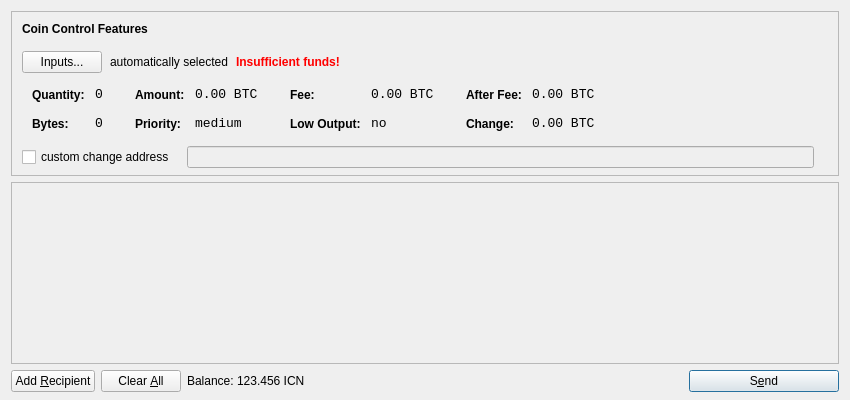
<?xml version="1.0" encoding="UTF-8"?>
<ui version="4.0">
 <class>SendCoinsDialog</class>
 <widget class="QDialog" name="SendCoinsDialog">
  <property name="geometry">
   <rect>
    <x>0</x>
    <y>0</y>
    <width>850</width>
    <height>400</height>
   </rect>
  </property>
  <property name="windowTitle">
   <string>Send Coins</string>
  </property>
  <layout class="QVBoxLayout" name="verticalLayout" stretch="0,1,0">
   <property name="bottomMargin">
    <number>8</number>
   </property>
   <item>
    <widget class="QFrame" name="frameCoinControl">
     <property name="sizePolicy">
      <sizepolicy hsizetype="Expanding" vsizetype="Expanding">
       <horstretch>0</horstretch>
       <verstretch>0</verstretch>
      </sizepolicy>
     </property>
     <property name="maximumSize">
      <size>
       <width>16777215</width>
       <height>16777215</height>
      </size>
     </property>
     <property name="frameShape">
      <enum>QFrame::StyledPanel</enum>
     </property>
     <property name="frameShadow">
      <enum>QFrame::Sunken</enum>
     </property>
     <layout class="QVBoxLayout" name="verticalLayoutCoinControl2">
      <property name="spacing">
       <number>-1</number>
      </property>
      <property name="leftMargin">
       <number>0</number>
      </property>
      <property name="topMargin">
       <number>0</number>
      </property>
      <property name="rightMargin">
       <number>0</number>
      </property>
      <property name="bottomMargin">
       <number>6</number>
      </property>
      <item>
       <layout class="QVBoxLayout" name="verticalLayoutCoinControl" stretch="0,0,0,0,1">
        <property name="spacing">
         <number>0</number>
        </property>
        <property name="leftMargin">
         <number>10</number>
        </property>
        <property name="topMargin">
         <number>10</number>
        </property>
        <item>
         <layout class="QHBoxLayout" name="horizontalLayoutCoinControl1">
          <property name="bottomMargin">
           <number>15</number>
          </property>
          <item>
           <widget class="QLabel" name="labelCoinControlFeatures">
            <property name="sizePolicy">
             <sizepolicy hsizetype="Preferred" vsizetype="Maximum">
              <horstretch>0</horstretch>
              <verstretch>0</verstretch>
             </sizepolicy>
            </property>
            <property name="font">
             <font>
              <weight>75</weight>
              <bold>true</bold>
             </font>
            </property>
            <property name="styleSheet">
             <string notr="true">font-weight:bold;</string>
            </property>
            <property name="text">
             <string>Coin Control Features</string>
            </property>
           </widget>
          </item>
         </layout>
        </item>
        <item>
         <layout class="QHBoxLayout" name="horizontalLayoutCoinControl2" stretch="0,0,0,0">
          <property name="spacing">
           <number>8</number>
          </property>
          <property name="bottomMargin">
           <number>10</number>
          </property>
          <item>
           <widget class="QPushButton" name="pushButtonCoinControl">
            <property name="styleSheet">
             <string notr="true"/>
            </property>
            <property name="text">
             <string>Inputs...</string>
            </property>
           </widget>
          </item>
          <item>
           <widget class="QLabel" name="labelCoinControlAutomaticallySelected">
            <property name="text">
             <string>automatically selected</string>
            </property>
            <property name="margin">
             <number>5</number>
            </property>
           </widget>
          </item>
          <item>
           <widget class="QLabel" name="labelCoinControlInsuffFunds">
            <property name="font">
             <font>
              <weight>75</weight>
              <bold>true</bold>
             </font>
            </property>
            <property name="styleSheet">
             <string notr="true">color:red;font-weight:bold;</string>
            </property>
            <property name="text">
             <string>Insufficient funds!</string>
            </property>
            <property name="margin">
             <number>5</number>
            </property>
           </widget>
          </item>
          <item>
           <spacer name="horizontalSpacerCoinControl">
            <property name="orientation">
             <enum>Qt::Horizontal</enum>
            </property>
            <property name="sizeHint" stdset="0">
             <size>
              <width>40</width>
              <height>1</height>
             </size>
            </property>
           </spacer>
          </item>
         </layout>
        </item>
        <item>
         <widget class="QWidget" name="widgetCoinControl" native="true">
          <property name="sizePolicy">
           <sizepolicy hsizetype="Preferred" vsizetype="Preferred">
            <horstretch>0</horstretch>
            <verstretch>0</verstretch>
           </sizepolicy>
          </property>
          <property name="minimumSize">
           <size>
            <width>0</width>
            <height>0</height>
           </size>
          </property>
          <property name="styleSheet">
           <string notr="true"/>
          </property>
          <layout class="QHBoxLayout" name="horizontalLayoutCoinControl5">
           <property name="margin">
            <number>0</number>
           </property>
           <item>
            <layout class="QHBoxLayout" name="horizontalLayoutCoinControl3" stretch="0,0,0,1">
             <property name="spacing">
              <number>20</number>
             </property>
             <property name="topMargin">
              <number>0</number>
             </property>
             <property name="bottomMargin">
              <number>10</number>
             </property>
             <item>
              <layout class="QFormLayout" name="formLayoutCoinControl1">
               <property name="horizontalSpacing">
                <number>10</number>
               </property>
               <property name="verticalSpacing">
                <number>14</number>
               </property>
               <property name="leftMargin">
                <number>10</number>
               </property>
               <property name="topMargin">
                <number>4</number>
               </property>
               <property name="rightMargin">
                <number>6</number>
               </property>
               <item row="0" column="0">
                <widget class="QLabel" name="labelCoinControlQuantityText">
                 <property name="styleSheet">
                  <string notr="true">font-weight:bold;</string>
                 </property>
                 <property name="text">
                  <string>Quantity:</string>
                 </property>
                 <property name="margin">
                  <number>0</number>
                 </property>
                </widget>
               </item>
               <item row="0" column="1">
                <widget class="QLabel" name="labelCoinControlQuantity">
                 <property name="font">
                  <font>
                   <family>Monospace</family>
                   <pointsize>10</pointsize>
                  </font>
                 </property>
                 <property name="cursor">
                  <cursorShape>IBeamCursor</cursorShape>
                 </property>
                 <property name="contextMenuPolicy">
                  <enum>Qt::ActionsContextMenu</enum>
                 </property>
                 <property name="text">
                  <string notr="true">0</string>
                 </property>
                 <property name="margin">
                  <number>0</number>
                 </property>
                 <property name="textInteractionFlags">
                  <set>Qt::LinksAccessibleByMouse|Qt::TextSelectableByKeyboard|Qt::TextSelectableByMouse</set>
                 </property>
                </widget>
               </item>
               <item row="1" column="0">
                <widget class="QLabel" name="labelCoinControlBytesText">
                 <property name="styleSheet">
                  <string notr="true">font-weight:bold;</string>
                 </property>
                 <property name="text">
                  <string>Bytes:</string>
                 </property>
                </widget>
               </item>
               <item row="1" column="1">
                <widget class="QLabel" name="labelCoinControlBytes">
                 <property name="font">
                  <font>
                   <family>Monospace</family>
                   <pointsize>10</pointsize>
                  </font>
                 </property>
                 <property name="cursor">
                  <cursorShape>IBeamCursor</cursorShape>
                 </property>
                 <property name="contextMenuPolicy">
                  <enum>Qt::ActionsContextMenu</enum>
                 </property>
                 <property name="text">
                  <string notr="true">0</string>
                 </property>
                 <property name="textInteractionFlags">
                  <set>Qt::LinksAccessibleByMouse|Qt::TextSelectableByKeyboard|Qt::TextSelectableByMouse</set>
                 </property>
                </widget>
               </item>
              </layout>
             </item>
             <item>
              <layout class="QFormLayout" name="formLayoutCoinControl2">
               <property name="horizontalSpacing">
                <number>10</number>
               </property>
               <property name="verticalSpacing">
                <number>14</number>
               </property>
               <property name="leftMargin">
                <number>6</number>
               </property>
               <property name="topMargin">
                <number>4</number>
               </property>
               <property name="rightMargin">
                <number>6</number>
               </property>
               <item row="0" column="0">
                <widget class="QLabel" name="labelCoinControlAmountText">
                 <property name="styleSheet">
                  <string notr="true">font-weight:bold;</string>
                 </property>
                 <property name="text">
                  <string>Amount:</string>
                 </property>
                 <property name="margin">
                  <number>0</number>
                 </property>
                </widget>
               </item>
               <item row="0" column="1">
                <widget class="QLabel" name="labelCoinControlAmount">
                 <property name="font">
                  <font>
                   <family>Monospace</family>
                   <pointsize>10</pointsize>
                  </font>
                 </property>
                 <property name="cursor">
                  <cursorShape>IBeamCursor</cursorShape>
                 </property>
                 <property name="contextMenuPolicy">
                  <enum>Qt::ActionsContextMenu</enum>
                 </property>
                 <property name="text">
                  <string notr="true">0.00 BTC</string>
                 </property>
                 <property name="textInteractionFlags">
                  <set>Qt::LinksAccessibleByMouse|Qt::TextSelectableByKeyboard|Qt::TextSelectableByMouse</set>
                 </property>
                </widget>
               </item>
               <item row="1" column="0">
                <widget class="QLabel" name="labelCoinControlPriorityText">
                 <property name="styleSheet">
                  <string notr="true">font-weight:bold;</string>
                 </property>
                 <property name="text">
                  <string>Priority:</string>
                 </property>
                </widget>
               </item>
               <item row="1" column="1">
                <widget class="QLabel" name="labelCoinControlPriority">
                 <property name="font">
                  <font>
                   <family>Monospace</family>
                   <pointsize>10</pointsize>
                  </font>
                 </property>
                 <property name="cursor">
                  <cursorShape>IBeamCursor</cursorShape>
                 </property>
                 <property name="contextMenuPolicy">
                  <enum>Qt::ActionsContextMenu</enum>
                 </property>
                 <property name="text">
                  <string>medium</string>
                 </property>
                 <property name="textInteractionFlags">
                  <set>Qt::LinksAccessibleByMouse|Qt::TextSelectableByKeyboard|Qt::TextSelectableByMouse</set>
                 </property>
                </widget>
               </item>
              </layout>
             </item>
             <item>
              <layout class="QFormLayout" name="formLayoutCoinControl3">
               <property name="horizontalSpacing">
                <number>10</number>
               </property>
               <property name="verticalSpacing">
                <number>14</number>
               </property>
               <property name="leftMargin">
                <number>6</number>
               </property>
               <property name="topMargin">
                <number>4</number>
               </property>
               <property name="rightMargin">
                <number>6</number>
               </property>
               <item row="0" column="0">
                <widget class="QLabel" name="labelCoinControlFeeText">
                 <property name="styleSheet">
                  <string notr="true">font-weight:bold;</string>
                 </property>
                 <property name="text">
                  <string>Fee:</string>
                 </property>
                 <property name="margin">
                  <number>0</number>
                 </property>
                </widget>
               </item>
               <item row="0" column="1">
                <widget class="QLabel" name="labelCoinControlFee">
                 <property name="font">
                  <font>
                   <family>Monospace</family>
                   <pointsize>10</pointsize>
                  </font>
                 </property>
                 <property name="cursor">
                  <cursorShape>IBeamCursor</cursorShape>
                 </property>
                 <property name="contextMenuPolicy">
                  <enum>Qt::ActionsContextMenu</enum>
                 </property>
                 <property name="text">
                  <string notr="true">0.00 BTC</string>
                 </property>
                 <property name="textInteractionFlags">
                  <set>Qt::LinksAccessibleByMouse|Qt::TextSelectableByKeyboard|Qt::TextSelectableByMouse</set>
                 </property>
                </widget>
               </item>
               <item row="1" column="0">
                <widget class="QLabel" name="labelCoinControlLowOutputText">
                 <property name="styleSheet">
                  <string notr="true">font-weight:bold;</string>
                 </property>
                 <property name="text">
                  <string>Low Output:</string>
                 </property>
                </widget>
               </item>
               <item row="1" column="1">
                <widget class="QLabel" name="labelCoinControlLowOutput">
                 <property name="font">
                  <font>
                   <family>Monospace</family>
                   <pointsize>10</pointsize>
                  </font>
                 </property>
                 <property name="cursor">
                  <cursorShape>IBeamCursor</cursorShape>
                 </property>
                 <property name="contextMenuPolicy">
                  <enum>Qt::ActionsContextMenu</enum>
                 </property>
                 <property name="text">
                  <string>no</string>
                 </property>
                 <property name="textInteractionFlags">
                  <set>Qt::LinksAccessibleByMouse|Qt::TextSelectableByKeyboard|Qt::TextSelectableByMouse</set>
                 </property>
                </widget>
               </item>
              </layout>
             </item>
             <item>
              <layout class="QFormLayout" name="formLayoutCoinControl4">
               <property name="horizontalSpacing">
                <number>10</number>
               </property>
               <property name="verticalSpacing">
                <number>14</number>
               </property>
               <property name="leftMargin">
                <number>6</number>
               </property>
               <property name="topMargin">
                <number>4</number>
               </property>
               <property name="rightMargin">
                <number>6</number>
               </property>
               <item row="0" column="0">
                <widget class="QLabel" name="labelCoinControlAfterFeeText">
                 <property name="styleSheet">
                  <string notr="true">font-weight:bold;</string>
                 </property>
                 <property name="text">
                  <string>After Fee:</string>
                 </property>
                 <property name="margin">
                  <number>0</number>
                 </property>
                </widget>
               </item>
               <item row="0" column="1">
                <widget class="QLabel" name="labelCoinControlAfterFee">
                 <property name="font">
                  <font>
                   <family>Monospace</family>
                   <pointsize>10</pointsize>
                  </font>
                 </property>
                 <property name="cursor">
                  <cursorShape>IBeamCursor</cursorShape>
                 </property>
                 <property name="contextMenuPolicy">
                  <enum>Qt::ActionsContextMenu</enum>
                 </property>
                 <property name="text">
                  <string notr="true">0.00 BTC</string>
                 </property>
                 <property name="textInteractionFlags">
                  <set>Qt::LinksAccessibleByMouse|Qt::TextSelectableByKeyboard|Qt::TextSelectableByMouse</set>
                 </property>
                </widget>
               </item>
               <item row="1" column="0">
                <widget class="QLabel" name="labelCoinControlChangeText">
                 <property name="styleSheet">
                  <string notr="true">font-weight:bold;</string>
                 </property>
                 <property name="text">
                  <string>Change:</string>
                 </property>
                </widget>
               </item>
               <item row="1" column="1">
                <widget class="QLabel" name="labelCoinControlChange">
                 <property name="font">
                  <font>
                   <family>Monospace</family>
                   <pointsize>10</pointsize>
                  </font>
                 </property>
                 <property name="cursor">
                  <cursorShape>IBeamCursor</cursorShape>
                 </property>
                 <property name="contextMenuPolicy">
                  <enum>Qt::ActionsContextMenu</enum>
                 </property>
                 <property name="text">
                  <string notr="true">0.00 BTC</string>
                 </property>
                 <property name="textInteractionFlags">
                  <set>Qt::LinksAccessibleByMouse|Qt::TextSelectableByKeyboard|Qt::TextSelectableByMouse</set>
                 </property>
                </widget>
               </item>
              </layout>
             </item>
            </layout>
           </item>
          </layout>
         </widget>
        </item>
        <item>
         <layout class="QHBoxLayout" name="horizontalLayoutCoinControl4" stretch="0,0,0">
          <property name="spacing">
           <number>12</number>
          </property>
          <property name="sizeConstraint">
           <enum>QLayout::SetDefaultConstraint</enum>
          </property>
          <property name="topMargin">
           <number>5</number>
          </property>
          <property name="rightMargin">
           <number>5</number>
          </property>
          <item>
           <widget class="QCheckBox" name="checkBoxCoinControlChange">
            <property name="text">
             <string>custom change address</string>
            </property>
           </widget>
          </item>
          <item>
           <widget class="QLineEdit" name="lineEditCoinControlChange">
            <property name="enabled">
             <bool>false</bool>
            </property>
            <property name="sizePolicy">
             <sizepolicy hsizetype="Expanding" vsizetype="Fixed">
              <horstretch>0</horstretch>
              <verstretch>0</verstretch>
             </sizepolicy>
            </property>
           </widget>
          </item>
          <item>
           <widget class="QLabel" name="labelCoinControlChangeLabel">
            <property name="sizePolicy">
             <sizepolicy hsizetype="Preferred" vsizetype="Expanding">
              <horstretch>0</horstretch>
              <verstretch>0</verstretch>
             </sizepolicy>
            </property>
            <property name="minimumSize">
             <size>
              <width>0</width>
              <height>0</height>
             </size>
            </property>
            <property name="text">
             <string/>
            </property>
            <property name="margin">
             <number>3</number>
            </property>
           </widget>
          </item>
         </layout>
        </item>
        <item>
         <spacer name="verticalSpacerCoinControl">
          <property name="orientation">
           <enum>Qt::Vertical</enum>
          </property>
          <property name="sizeHint" stdset="0">
           <size>
            <width>800</width>
            <height>1</height>
           </size>
          </property>
         </spacer>
        </item>
       </layout>
      </item>
     </layout>
    </widget>
   </item>
   <item>
    <widget class="QScrollArea" name="scrollArea">
     <property name="widgetResizable">
      <bool>true</bool>
     </property>
     <widget class="QWidget" name="scrollAreaWidgetContents">
      <property name="geometry">
       <rect>
        <x>0</x>
        <y>0</y>
        <width>830</width>
        <height>165</height>
       </rect>
      </property>
      <layout class="QVBoxLayout" name="verticalLayout_2">
       <property name="margin">
        <number>0</number>
       </property>
       <item>
        <layout class="QVBoxLayout" name="entries">
         <property name="spacing">
          <number>6</number>
         </property>
        </layout>
       </item>
       <item>
        <spacer name="verticalSpacer">
         <property name="orientation">
          <enum>Qt::Vertical</enum>
         </property>
         <property name="sizeHint" stdset="0">
          <size>
           <width>20</width>
           <height>40</height>
          </size>
         </property>
        </spacer>
       </item>
      </layout>
     </widget>
    </widget>
   </item>
   <item>
    <layout class="QHBoxLayout" name="horizontalLayout">
     <item>
      <widget class="QPushButton" name="addButton">
       <property name="toolTip">
        <string>Send to multiple recipients at once</string>
       </property>
       <property name="text">
        <string>Add &amp;Recipient</string>
       </property>
       <property name="icon">
        <iconset resource="../bitcoin.qrc">
         <normaloff>:/icons/add</normaloff>:/icons/add</iconset>
       </property>
       <property name="autoDefault">
        <bool>false</bool>
       </property>
      </widget>
     </item>
     <item>
      <widget class="QPushButton" name="clearButton">
       <property name="sizePolicy">
        <sizepolicy hsizetype="Minimum" vsizetype="Fixed">
         <horstretch>0</horstretch>
         <verstretch>0</verstretch>
        </sizepolicy>
       </property>
       <property name="toolTip">
        <string>Remove all transaction fields</string>
       </property>
       <property name="text">
        <string>Clear &amp;All</string>
       </property>
       <property name="icon">
        <iconset resource="../bitcoin.qrc">
         <normaloff>:/icons/remove</normaloff>:/icons/remove</iconset>
       </property>
       <property name="autoRepeatDelay">
        <number>300</number>
       </property>
       <property name="autoDefault">
        <bool>false</bool>
       </property>
      </widget>
     </item>
     <item>
      <layout class="QHBoxLayout" name="horizontalLayout_2">
       <property name="spacing">
        <number>3</number>
       </property>
       <item>
        <widget class="QLabel" name="label">
         <property name="text">
          <string>Balance:</string>
         </property>
        </widget>
       </item>
       <item>
        <widget class="QLabel" name="labelBalance">
         <property name="cursor">
          <cursorShape>IBeamCursor</cursorShape>
         </property>
         <property name="text">
          <string>123.456 ICN</string>
         </property>
         <property name="textInteractionFlags">
          <set>Qt::LinksAccessibleByMouse|Qt::TextSelectableByKeyboard|Qt::TextSelectableByMouse</set>
         </property>
        </widget>
       </item>
      </layout>
     </item>
     <item>
      <spacer name="horizontalSpacer">
       <property name="orientation">
        <enum>Qt::Horizontal</enum>
       </property>
       <property name="sizeHint" stdset="0">
        <size>
         <width>40</width>
         <height>20</height>
        </size>
       </property>
      </spacer>
     </item>
     <item>
      <widget class="QPushButton" name="sendButton">
       <property name="minimumSize">
        <size>
         <width>150</width>
         <height>0</height>
        </size>
       </property>
       <property name="toolTip">
        <string>Confirm the send action</string>
       </property>
       <property name="text">
        <string>S&amp;end</string>
       </property>
       <property name="icon">
        <iconset resource="../bitcoin.qrc">
         <normaloff>:/icons/send</normaloff>:/icons/send</iconset>
       </property>
       <property name="default">
        <bool>true</bool>
       </property>
      </widget>
     </item>
    </layout>
   </item>
  </layout>
 </widget>
 <resources>
  <include location="../bitcoin.qrc"/>
 </resources>
 <connections/>
</ui>
